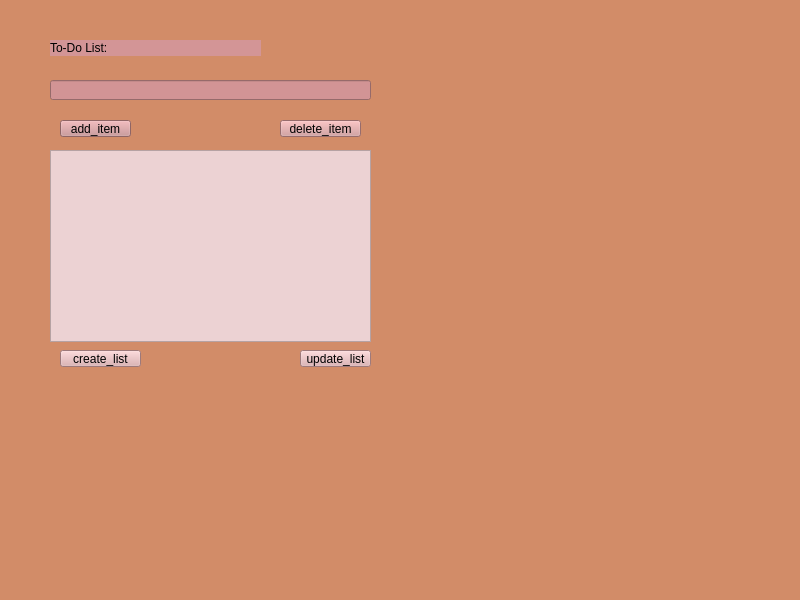
<?xml version="1.0" encoding="UTF-8"?>
<ui version="4.0">
 <class>Todolist</class>
 <widget class="QMainWindow" name="Todolist">
  <property name="geometry">
   <rect>
    <x>0</x>
    <y>0</y>
    <width>800</width>
    <height>600</height>
   </rect>
  </property>
  <property name="windowTitle">
   <string>MainWindow</string>
  </property>
  <property name="styleSheet">
   <string notr="true">background-color: rgb(210, 140, 104);</string>
  </property>
  <widget class="QWidget" name="centralwidget">
   <widget class="QLineEdit" name="lineEdit">
    <property name="geometry">
     <rect>
      <x>50</x>
      <y>80</y>
      <width>321</width>
      <height>20</height>
     </rect>
    </property>
    <property name="styleSheet">
     <string notr="true">background-color: rgb(210, 148, 149);</string>
    </property>
    <property name="text">
     <string/>
    </property>
   </widget>
   <widget class="QListWidget" name="listWidget">
    <property name="geometry">
     <rect>
      <x>50</x>
      <y>150</y>
      <width>321</width>
      <height>192</height>
     </rect>
    </property>
    <property name="styleSheet">
     <string notr="true">background-color: rgb(236, 210, 211);</string>
    </property>
   </widget>
   <widget class="QPushButton" name="add">
    <property name="geometry">
     <rect>
      <x>60</x>
      <y>120</y>
      <width>71</width>
      <height>17</height>
     </rect>
    </property>
    <property name="styleSheet">
     <string notr="true">background-color: rgb(200, 141, 142);</string>
    </property>
    <property name="text">
     <string>add_item</string>
    </property>
   </widget>
   <widget class="QPushButton" name="delete_2">
    <property name="geometry">
     <rect>
      <x>280</x>
      <y>120</y>
      <width>81</width>
      <height>17</height>
     </rect>
    </property>
    <property name="styleSheet">
     <string notr="true">background-color: rgb(211, 151, 151);</string>
    </property>
    <property name="text">
     <string>delete_item</string>
    </property>
   </widget>
   <widget class="QPushButton" name="update">
    <property name="geometry">
     <rect>
      <x>300</x>
      <y>350</y>
      <width>71</width>
      <height>17</height>
     </rect>
    </property>
    <property name="styleSheet">
     <string notr="true">background-color: rgb(221, 171, 172);</string>
    </property>
    <property name="text">
     <string>update_list</string>
    </property>
   </widget>
   <widget class="QPushButton" name="create">
    <property name="geometry">
     <rect>
      <x>60</x>
      <y>350</y>
      <width>81</width>
      <height>17</height>
     </rect>
    </property>
    <property name="styleSheet">
     <string notr="true">background-color: rgb(220, 170, 171);</string>
    </property>
    <property name="text">
     <string>create_list</string>
    </property>
   </widget>
   <widget class="QLabel" name="label">
    <property name="geometry">
     <rect>
      <x>50</x>
      <y>40</y>
      <width>211</width>
      <height>16</height>
     </rect>
    </property>
    <property name="styleSheet">
     <string notr="true">font: 16pt &quot;MS Serif&quot;;
background-color: rgb(211, 149, 150);</string>
    </property>
    <property name="text">
     <string>To-Do List:</string>
    </property>
   </widget>
   <widget class="QLabel" name="label_2">
    <property name="geometry">
     <rect>
      <x>0</x>
      <y>-40</y>
      <width>471</width>
      <height>631</height>
     </rect>
    </property>
    <property name="text">
     <string/>
    </property>
    <property name="pixmap">
     <pixmap>background_image_beige.jpg</pixmap>
    </property>
    <property name="scaledContents">
     <bool>true</bool>
    </property>
   </widget>
   <zorder>label_2</zorder>
   <zorder>lineEdit</zorder>
   <zorder>listWidget</zorder>
   <zorder>add</zorder>
   <zorder>delete_2</zorder>
   <zorder>update</zorder>
   <zorder>create</zorder>
   <zorder>label</zorder>
  </widget>
 </widget>
 <resources/>
 <connections/>
</ui>
